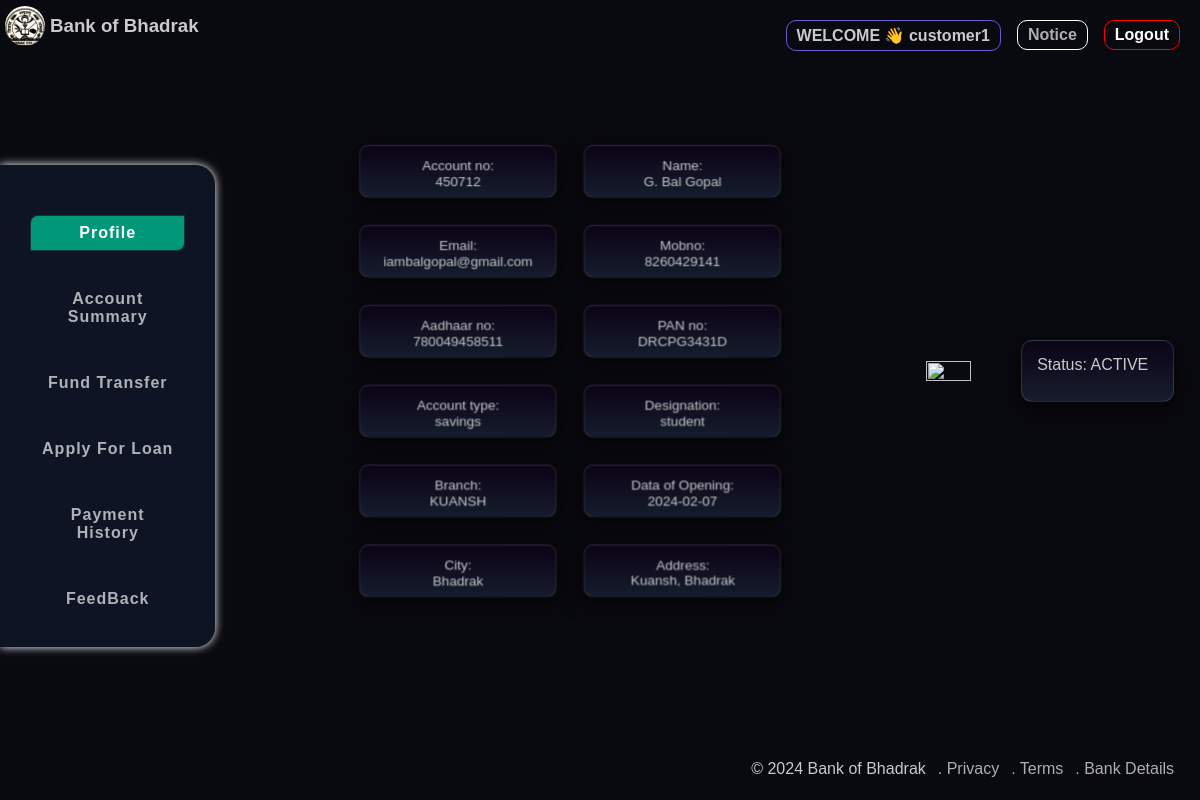
Page /bank/components/customer/profile.php (signed in) on the committed database.
### tables this page shows
CREATE TABLE `useraccounts` (
  `uname` varchar(50) NOT NULL,
  `password` varchar(50) NOT NULL,
  `aadhaarno` bigint(11) NOT NULL,
  `panno` varchar(50) NOT NULL,
  `name` varchar(50) NOT NULL,
  `email` varchar(50) NOT NULL,
  `mobno` bigint(20) NOT NULL,
  `crn` bigint(20) NOT NULL,
  `accountno` bigint(20) NOT NULL,
  `balance` bigint(20) NOT NULL DEFAULT 0,
  `loanamt` int(11) NOT NULL,
  `loandue` int(11) NOT NULL,
  `acctype` varchar(20) NOT NULL,
  `city` varchar(50) NOT NULL,
  `address` varchar(100) NOT NULL,
  `source` varchar(50) NOT NULL,
  `branch` bigint(50) NOT NULL DEFAULT 100000,
  `date` date NOT NULL,
  `status` varchar(20) NOT NULL DEFAULT 'NEW'
);

CREATE TABLE `branch` (
  `id` int(11) NOT NULL,
  `name` varchar(50) NOT NULL,
  `code` varchar(50) NOT NULL
);

### bank/components/customer/profile.php (the view, shortened to what this page needs)
<html lang="en">
<head>
    <link rel="stylesheet" href="style.css">
</head>
        <?php
            $userId=$_SESSION['userId'];
            require "db.php";
            $sql="SELECT * FROM useraccounts WHERE uname='$userId'";
            $result=mysqli_query($conn,$sql);
            $row=mysqli_fetch_array($result);
            $accno=$row['accountno'];
            $name=$row['name'];
            $email=$row['email'];
            $mobno=$row['mobno'];
            $aadhaarno=$row['aadhaarno'];
            $panno=$row['panno'];
            $acctype=$row['acctype'];
            $source=$row['source'];
            $doj=$row['date'];
            $city=$row['city'];
            $address=$row['address'];
            $status=$row['status'];
            $branch=$row['branch'];
            $sql1="SELECT * FROM branch WHERE id='$branch'";
            $result1=mysqli_query($conn,$sql1);
            $row1=mysqli_fetch_array($result1);
            $branchName=$row1['name'];
        ?>
<body>
    <nav>
        <div class="logo">
        <a href="#"><img src="/bank/images/logo.jpg" alt=""></a>
        <h3>Bank of Bhadrak</h3>
        </div>
        <div class="icons">
            <ul>
            <li id="welcome">WELCOME 👋 <?php echo $userId ?></li>
            <a href="show_notice.php"><li>Notice</li></a>
            <a href="/bank/logout.php"><li id="logout">Logout</li></a>
            </ul>
        </div>
    </nav>
    <main>
    <div class="dashboard">
            <ul class="elem">
                <a href="profile.php"><li style="background:#009879; color:white;">Profile</li></a>
                <a href="customer_dashboard.php"><li  >Account Summary</li></a>
                <a href="fund_transfer.php"><li>Fund Transfer</li></a>
                <a href="loan_apply.php"><li>Apply For Loan</li></a>
                <a href="payment_history.php"><li>Payment History</li></a>
                <a href="feedback.php"><li>FeedBack</li></a>
            </ul>
        </div>
        <div class="hero1">
            <div class="details">
                <div class="data"><div>Account no:</div><div> <?php echo $accno ?></div></div>
                <div class="data"><div>Name:</div><div><?php echo $name ?></div></div>
                <div class="data"><div>Email:</div><div> <?php echo $email ?></div></div>
                <div class="data"><div>Mobno:</div><div> <?php echo $mobno ?></div></div>
                <div class="data"><div>Aadhaar no:</div><div>  <?php echo $aadhaarno ?></div></div>
                <div class="data"><div>PAN no:</div><div> <?php echo $panno ?></div></div>
                <div class="data"><div>Account type:</div><div> <?php echo $acctype ?></div></div>
                <div class="data"><div>Designation:</div><div> <?php echo $source ?></div></div>
                <div class="data"><div>Branch:</div><div> <?php echo $branchName ?></div></div>
                <div class="data"><div>Data of Opening:</div> <div> <?php echo $doj ?></div></div>
                <div class="data"><div>City:</div><div> <?php echo $city ?></div></div>
                <div class="data" style="overflow-y:auto;"><div>Address:</div> <div> <?php echo " ".$address ?></div></div>
            </div>
            <div class="profile-pic">
                <img src="https://previews.123rf.com/images/urfandadashov/urfandadashov1809/urfandadashov180902667/109317646-profile-pic-vector-icon-isolated-on-transparent-background-profile-pic-logo-concept.jpg" alt="">
                <div class="data" style="transform:translateX(-10px); padding:15px; padding-left:5px; text-align:center ">
                    Status: <?php echo $status?>
                </div>
            </div>
        </div>
    </main>
    <footer style="display:flex; justify-content:flex-end; gap:12px; transform:translateX(-26px);">
            <div>&copy; 2024 Bank of Bhadrak</div>
            <div><a href="/bank/privacy.php">. Privacy</a></div>
            <div><a href="/bank/terms.php">. Terms</a></div>
            <div><a href="/bank/bankDetails.php">. Bank Details</a></div>
    </footer>
</body>
</html>

### bank/components/customer/style.css (style rules this page uses)
* { margin:0; padding:0; font-family:'Poppins',sans-serif; }
body { background-color: rgb(9, 9, 16); color:rgb(202, 202, 202); }
nav { display:flex; justify-content: space-between; }
nav .logo { display:flex; align-items: center; }
nav .logo img { height:40px; width:40px; padding:5px; border-radius: 30px; }
main { display:flex; height:80vh; justify-content: space-evenly; align-items: center; }
img { width:50%; }
footer { text-align:center; bottom:0; position:absolute; width:100vw; height:5vh; }
a { text-decoration: none; color:rgba(255, 255, 255, 0.676); }
main { padding:0; margin:0; justify-content: space-between; }
.dashboard { display:flex; margin-top:30px; flex-direction: column; padding:10px; backdrop-filter: blur(16px) saturate(180%); -webkit-backdrop-filter: blur(16px) saturate(180%); background-color: rgba(17, 25, 40, 0.75); box-sizing: border-box; box-shadow: 0 0 10px white; border-top-right-radius:20px ; border-bottom-right-radius: 20px; text-align: center; font-weight: 700; letter-spacing: 1; transform: translate(0,20px); }
.dashboard .elem { display:flex; flex-direction: column; gap:10px; padding:20px; }
.dashboard .elem li { border-bottom-right-radius: 8px; border-top-left-radius: 8px; }
li { list-style-type: none; margin-top: 20px; }
.elem li { padding:0.5rem; border:1px solid rgba(17, 25, 40, 0.75); }
nav .icons { padding-right: 20px; }
nav .icons ul { display: flex; flex-direction: row; gap:1rem; }
nav .icons ul li { padding:5px; border:1px solid white; padding: 5px 10px 5px 10px; }
nav .icons ul li { border-radius: 10px; font-weight: 600; }
nav .icons ul #welcome { border: 1px solid slateblue; }
#logout { color:white; border: 1px solid red; }
.data { display:flex; flex-direction: column; align-items: center; width:200px; margin:1rem; height:30px; border: 1px solid #ffffff22; background-color: #282c34; background: linear-gradient(0deg, rgb(22, 29, 44) 0%, rgba(17,0,32,.5) 100%); box-shadow: 0 7px 20px 5px #00000088; border-radius: .7rem; backdrop-filter: blur(7px); -webkit-backdrop-filter: blur(7px); overflow: hidden; transition: .5s all; }
.hero1 { display: flex; justify-content: center; align-items: center; width:90vw; }
.hero1 .profile-pic { width:30vw; display: flex; align-items: center; }
.hero1 .details { display:flex; flex-direction: row; justify-content: center; flex-wrap: wrap; }

### bank/components/customer/profile.php (style rules this page uses)
.data { padding:15px; cursor:pointer; }
.details { scale:0.85; }

### rows in the picture
useraccounts: accountno "450712", name "G. Bal Gopal", email "iambalgopal@gmail.com", mobno "8260429141", aadhaarno "780049458511", panno "DRCPG3431D", acctype "savings", source "student", date "2024-02-07", city "Bhadrak", address "Kuansh, Bhadrak", status "ACTIVE"
branch: name "KUANSH"

### other values in the picture
$userId "customer1"
